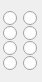
   <widget class="QWidget" name="gridLayoutWidget_11">
    <property name="geometry">
     <rect>
      <x>510</x>
      <y>200</y>
      <width>42</width>
      <height>82</height>
     </rect>
    </property>
    <layout class="QGridLayout" name="gridLayout_11">
     <property name="leftMargin">
      <number>3</number>
     </property>
     <property name="rightMargin">
      <number>0</number>
     </property>
     <property name="spacing">
      <number>0</number>
     </property>
     <item row="0" column="0">
      <widget class="QRadioButton" name="radioButton_88">
       <property name="styleSheet">
        <string notr="true"/>
       </property>
       <property name="text">
        <string/>
       </property>
       <property name="autoExclusive">
        <bool>false</bool>
       </property>
      </widget>
     </item>
     <item row="1" column="0">
      <widget class="QRadioButton" name="radioButton_89">
       <property name="styleSheet">
        <string notr="true"/>
       </property>
       <property name="text">
        <string/>
       </property>
       <property name="autoExclusive">
        <bool>false</bool>
       </property>
      </widget>
     </item>
     <item row="3" column="1">
      <widget class="QRadioButton" name="radioButton_87">
       <property name="styleSheet">
        <string notr="true"/>
       </property>
       <property name="text">
        <string/>
       </property>
       <property name="autoExclusive">
        <bool>false</bool>
       </property>
      </widget>
     </item>
     <item row="1" column="1">
      <widget class="QRadioButton" name="radioButton_90">
       <property name="styleSheet">
        <string notr="true"/>
       </property>
       <property name="text">
        <string/>
       </property>
       <property name="autoExclusive">
        <bool>false</bool>
       </property>
      </widget>
     </item>
     <item row="3" column="0">
      <widget class="QRadioButton" name="radioButton_85">
       <property name="styleSheet">
        <string notr="true"/>
       </property>
       <property name="text">
        <string/>
       </property>
       <property name="autoExclusive">
        <bool>false</bool>
       </property>
      </widget>
     </item>
     <item row="0" column="1">
      <widget class="QRadioButton" name="radioButton_86">
       <property name="styleSheet">
        <string notr="true"/>
       </property>
       <property name="text">
        <string/>
       </property>
       <property name="autoExclusive">
        <bool>false</bool>
       </property>
      </widget>
     </item>
     <item row="2" column="1">
      <widget class="QRadioButton" name="radioButton_169">
       <property name="styleSheet">
        <string notr="true"/>
       </property>
       <property name="text">
        <string/>
       </property>
       <property name="autoExclusive">
        <bool>false</bool>
       </property>
      </widget>
     </item>
     <item row="2" column="0">
      <widget class="QRadioButton" name="radioButton_170">
       <property name="styleSheet">
        <string notr="true"/>
       </property>
       <property name="text">
        <string/>
       </property>
       <property name="autoExclusive">
        <bool>false</bool>
       </property>
      </widget>
     </item>
    </layout>
   </widget>
